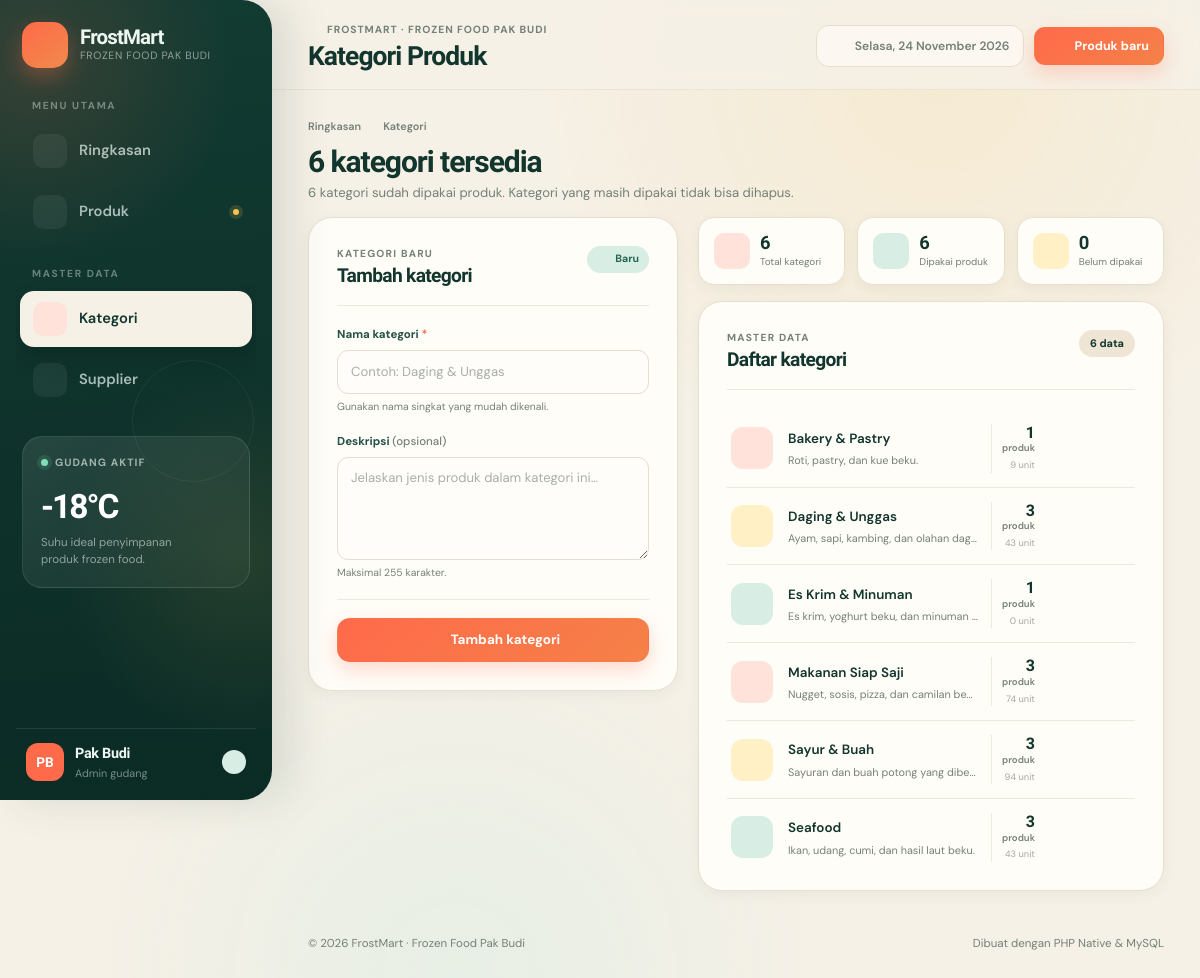
Screenshot of /pages/kategori/index.php with the database file from the repository.
### tables this page shows
CREATE TABLE IF NOT EXISTS kategori (
    id INT UNSIGNED NOT NULL AUTO_INCREMENT,
    nama VARCHAR(100) NOT NULL,
    deskripsi VARCHAR(255) NOT NULL DEFAULT '',
    dibuat_pada TIMESTAMP NOT NULL DEFAULT CURRENT_TIMESTAMP,
    PRIMARY KEY (id),
    UNIQUE KEY uq_kategori_nama (nama)
);

### config/app.php (called while the page is built, shortened)
<?php
require_once __DIR__ . '/icons.php';
function e($value): string
{
    return htmlspecialchars((string)($value ?? ''), ENT_QUOTES | ENT_SUBSTITUTE, 'UTF-8');
}
function base_url(string $path = ''): string
{
    static $base = null;
    if ($base === null) {
        $root = realpath(__DIR__ . '/..');
        $scriptFile = realpath((string)($_SERVER['SCRIPT_FILENAME'] ?? ''));
        $scriptName = str_replace('\\', '/', (string)($_SERVER['SCRIPT_NAME'] ?? '/'));
        $relative = '';
        if ($root !== false && $scriptFile !== false && str_starts_with($scriptFile, $root . DIRECTORY_SEPARATOR)) {
            $relative = ltrim(str_replace('\\', '/', substr($scriptFile, strlen($root))), '/');
        }
        if ($relative !== '' && str_ends_with($scriptName, $relative)) {
            $base = substr($scriptName, 0, strlen($scriptName) - strlen($relative));
        }
    }
    return $base . ltrim($path, '/');
}
function angka_ribuan($value): string
{
    return number_format((float)$value, 0, ',', '.');
}

### pages/kategori/index.php (the view, shortened to what this page needs)
<?php
require_once __DIR__ . '/../../config/app.php';
$pdo = db();
$errors = [];
$form = [
    'id' => 0,
    'nama' => '',
    'deskripsi' => '',
];
$kategoriList = $pdo->query(
    'SELECT k.id, k.nama, k.deskripsi, COUNT(p.id) AS jumlah_produk, COALESCE(SUM(p.stok), 0) AS total_stok
     FROM kategori k
     LEFT JOIN produk p ON p.kategori_id = k.id
     GROUP BY k.id, k.nama, k.deskripsi
     ORDER BY k.nama ASC'
)->fetchAll();
$totalKategori = count($kategoriList);
$kategoriTerpakai = 0;
foreach ($kategoriList as $kategori) {
    if ((int)$kategori['jumlah_produk'] > 0) {
        $kategoriTerpakai++;
    }
}
require __DIR__ . '/../../partials/header.php';
?>
<div class="page-intro page-intro--compact">
    <div class="breadcrumb">
        <a href="<?= e(base_url('index.php')) ?>">Ringkasan</a>
        <?= icon('chevron-right') ?>
        <span>Kategori</span>
    </div>
    <div class="page-intro__row">
        <div>
            <h2><?= $totalKategori ?> kategori tersedia</h2>
            <p><?= $kategoriTerpakai ?> kategori sudah dipakai produk. Kategori yang masih dipakai tidak bisa dihapus.</p>
        </div>
    </div>
</div>
<div class="split-layout">
    <section class="card card--pad form-card form-card--sticky">
        <header class="section-head section-head--bordered">
            <div>
                <span class="eyebrow"><?= $form['id'] > 0 ? 'Perbarui kategori' : 'Kategori baru' ?></span>
                <h3><?= $form['id'] > 0 ? 'Ubah kategori' : 'Tambah kategori' ?></h3>
            </div>
            <span class="mode-pill mode-pill--mint"><?= icon('tag') ?> <?= $form['id'] > 0 ? 'Edit' : 'Baru' ?></span>
        </header>
        <form class="form" method="post" action="<?= e(base_url('pages/kategori/index.php')) ?>">
            <div class="field <?= isset($errors['nama']) ? 'has-error' : '' ?>">
                <label for="nama">Nama kategori <span class="required">*</span></label>
                <input id="nama" name="nama" type="text" maxlength="100" value="<?= e($form['nama']) ?>" placeholder="Contoh: Daging & Unggas" required autocomplete="off">
                <?php if (isset($errors['nama'])): ?>
                    <small class="field-error"><?= e($errors['nama']) ?></small>
                <?php else: ?>
                    <small class="field-hint">Gunakan nama singkat yang mudah dikenali.</small>
                <?php endif; ?>
            </div>
            <div class="field <?= isset($errors['deskripsi']) ? 'has-error' : '' ?>">
                <label for="deskripsi">Deskripsi <span class="optional">(opsional)</span></label>
                <textarea id="deskripsi" name="deskripsi" rows="4" maxlength="255" placeholder="Jelaskan jenis produk dalam kategori ini…"><?= e($form['deskripsi']) ?></textarea>
                <?php if (isset($errors['deskripsi'])): ?>
                    <small class="field-error"><?= e($errors['deskripsi']) ?></small>
                <?php else: ?>
                    <small class="field-hint">Maksimal 255 karakter.</small>
                <?php endif; ?>
            </div>
            <div class="form-actions form-actions--stack">
                <button class="btn btn--primary btn--full" type="submit">
                    <?= icon('check') ?> <?= $form['id'] > 0 ? 'Simpan perubahan' : 'Tambah kategori' ?>
                </button>
            </div>
        </form>
    </section>
    <section class="stack">
        <div class="mini-stats">
            <div class="mini-stat">
                <span class="mini-stat__icon mini-stat__icon--coral"><?= icon('tag') ?></span>
                <span><strong><?= $totalKategori ?></strong><small>Total kategori</small></span>
            </div>
            <div class="mini-stat">
                <span class="mini-stat__icon mini-stat__icon--mint"><?= icon('check') ?></span>
                <span><strong><?= $kategoriTerpakai ?></strong><small>Dipakai produk</small></span>
            </div>
            <div class="mini-stat">
                <span class="mini-stat__icon mini-stat__icon--sun"><?= icon('box') ?></span>
                <span><strong><?= $totalKategori - $kategoriTerpakai ?></strong><small>Belum dipakai</small></span>
            </div>
        </div>
        <div class="card card--pad">
            <header class="section-head section-head--bordered">
                <div>
                    <span class="eyebrow">Master data</span>
                    <h3>Daftar kategori</h3>
                </div>
                <span class="count-pill"><?= $totalKategori ?> data</span>
            </header>
            <?php if ($kategoriList === []): ?>
                <div class="empty-state empty-state--compact">
                    <?= icon('tag') ?>
                    <h4>Belum ada kategori</h4>
                    <p>Tambahkan kategori pertama lewat formulir di samping.</p>
                </div>
            <?php else: ?>
                <div class="category-list">
                    <?php foreach ($kategoriList as $kategori): ?>
                        <article class="category-item">
                            <span class="category-icon"><?= icon('tag') ?></span>
                            <div class="category-item__copy">
                                <strong><?= e($kategori['nama']) ?></strong>
                                <p><?= e($kategori['deskripsi'] !== '' ? $kategori['deskripsi'] : 'Belum ada deskripsi.') ?></p>
                            </div>
                            <div class="category-item__stats">
                                <strong><?= (int)$kategori['jumlah_produk'] ?></strong>
                                <span>produk</span>
                                <small><?= angka_ribuan($kategori['total_stok']) ?> unit</small>
                            </div>
                            <div class="row-actions">
                                <a class="icon-btn" href="<?= e(base_url('pages/kategori/index.php?edit=' . (int)$kategori['id'])) ?>" aria-label="Ubah kategori <?= e($kategori['nama']) ?>" title="Ubah">
                                    <?= icon('edit') ?>
                                </a>
                                <?php if ((int)$kategori['jumlah_produk'] > 0): ?>
                                    <button class="icon-btn" type="button" disabled title="Masih dipakai <?= (int)$kategori['jumlah_produk'] ?> produk" aria-label="Tidak bisa dihapus, masih dipakai produk">
                                        <?= icon('trash') ?>
                                    </button>
                                <?php endif; ?>
                            </div>
                        </article>
                    <?php endforeach; ?>
                </div>
            <?php endif; ?>
        </div>
    </section>
</div>
<?php require __DIR__ . '/../../partials/footer.php'; ?>

### config/icons.php (shortened to what this page needs)
<?php
function icon(string $name, string $class = ''): string
{
    $body = $paths[$name] ?? $paths['info'];
    $class = trim('icon ' . $class);
    return '<svg class="' . e($class) . '" viewBox="0 0 24 24" fill="none" stroke="currentColor" stroke-width="1.8" stroke-linecap="round" stroke-linejoin="round" aria-hidden="true" focusable="false">' . $body . '</svg>';
}

### rows the page displays
kategori: nama "Bakery & Pastry", deskripsi "Roti, pastry, dan kue beku.", jumlah_produk "1", total_stok "9"
kategori: nama "Daging & Unggas", deskripsi "Ayam, sapi, kambing, dan olahan dag…", jumlah_produk "3", total_stok "43"
kategori: nama "Es Krim & Minuman", deskripsi "Es krim, yoghurt beku, dan minuman…", jumlah_produk "1", total_stok "0"
kategori: nama "Makanan Siap Saji", deskripsi "Nugget, sosis, pizza, dan camilan be…", jumlah_produk "3", total_stok "74"
kategori: nama "Sayur & Buah", deskripsi "Sayuran dan buah potong yang dibe…", jumlah_produk "3", total_stok "94"
kategori: nama "Seafood", deskripsi "Ikan, udang, cumi, dan hasil laut beku.", jumlah_produk "3", total_stok "43"

### other values shown
$item['label'] "Ringkasan"
$item['label'] "Produk"
$item['label'] "Kategori"
$item['label'] "Supplier"
APP_OWNER "FROZEN FOOD PAK BUDI"
$pageTitle "Kategori Produk"
tanggal_indonesia() "Selasa, 24 November 2026"
$totalKategori "6"
$kategoriTerpakai "6"
$totalKategori - $kategoriTerpakai "0"
APP_OWNER "Frozen Food Pak Budi"
